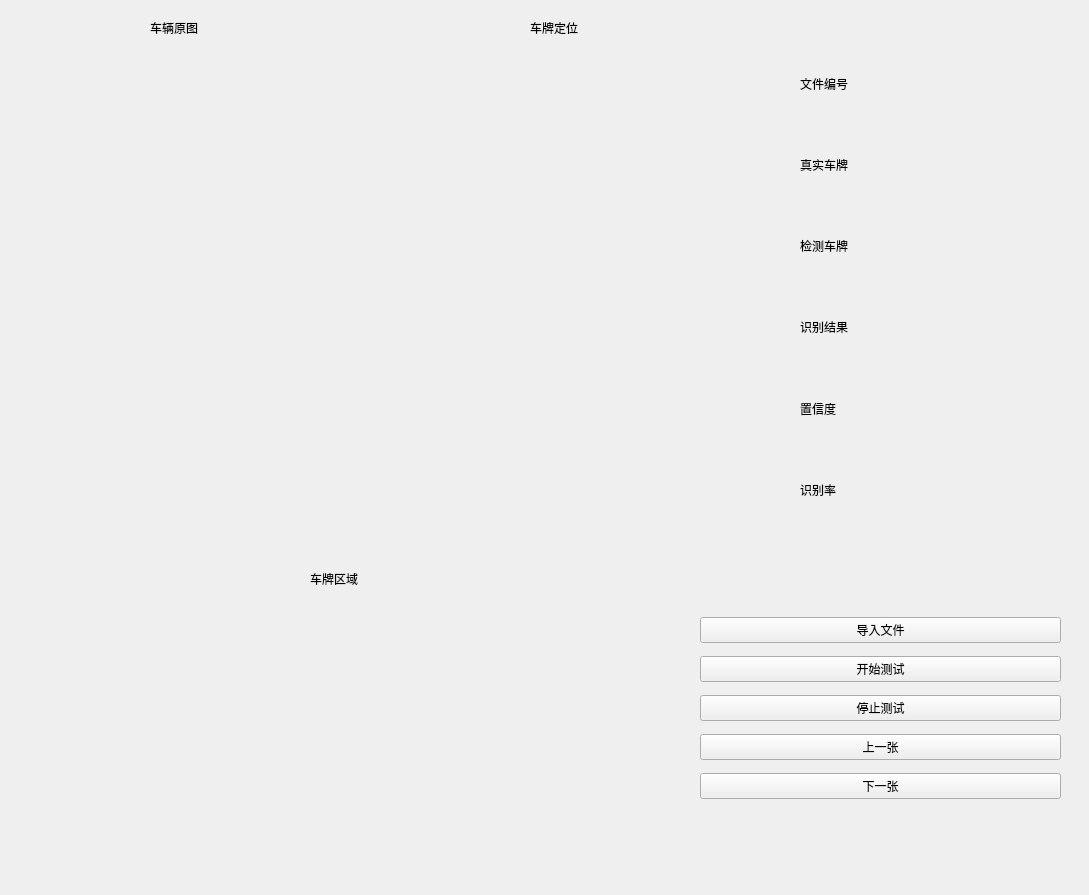
<?xml version="1.0" encoding="UTF-8"?>
<ui version="4.0">
 <class>MainWindow</class>
 <widget class="QMainWindow" name="MainWindow">
  <property name="geometry">
   <rect>
    <x>0</x>
    <y>0</y>
    <width>1089</width>
    <height>895</height>
   </rect>
  </property>
  <property name="windowTitle">
   <string>MainWindow</string>
  </property>
  <property name="styleSheet">
   <string notr="true"/>
  </property>
  <widget class="QWidget" name="centralwidget">
   <property name="styleSheet">
    <string notr="true"/>
   </property>
   <widget class="QWidget" name="verticalWidget" native="true">
    <property name="enabled">
     <bool>true</bool>
    </property>
    <property name="geometry">
     <rect>
      <x>30</x>
      <y>50</y>
      <width>350</width>
      <height>480</height>
     </rect>
    </property>
    <property name="mouseTracking">
     <bool>false</bool>
    </property>
    <property name="acceptDrops">
     <bool>false</bool>
    </property>
    <property name="autoFillBackground">
     <bool>false</bool>
    </property>
    <property name="styleSheet">
     <string notr="true"/>
    </property>
    <layout class="QVBoxLayout" name="verticalLayout">
     <item>
      <widget class="QLabel" name="label_6">
       <property name="enabled">
        <bool>true</bool>
       </property>
       <property name="styleSheet">
        <string notr="true"/>
       </property>
       <property name="text">
        <string/>
       </property>
      </widget>
     </item>
    </layout>
   </widget>
   <widget class="QWidget" name="verticalWidget_2" native="true">
    <property name="enabled">
     <bool>true</bool>
    </property>
    <property name="geometry">
     <rect>
      <x>390</x>
      <y>50</y>
      <width>361</width>
      <height>480</height>
     </rect>
    </property>
    <property name="minimumSize">
     <size>
      <width>361</width>
      <height>0</height>
     </size>
    </property>
    <property name="maximumSize">
     <size>
      <width>361</width>
      <height>16777215</height>
     </size>
    </property>
    <property name="styleSheet">
     <string notr="true"/>
    </property>
    <layout class="QVBoxLayout" name="verticalLayout_2">
     <item>
      <widget class="QLabel" name="label_9">
       <property name="text">
        <string/>
       </property>
      </widget>
     </item>
    </layout>
   </widget>
   <widget class="QLabel" name="label">
    <property name="enabled">
     <bool>true</bool>
    </property>
    <property name="geometry">
     <rect>
      <x>150</x>
      <y>20</y>
      <width>72</width>
      <height>15</height>
     </rect>
    </property>
    <property name="text">
     <string>车辆原图</string>
    </property>
   </widget>
   <widget class="QLabel" name="label_2">
    <property name="enabled">
     <bool>true</bool>
    </property>
    <property name="geometry">
     <rect>
      <x>530</x>
      <y>20</y>
      <width>72</width>
      <height>15</height>
     </rect>
    </property>
    <property name="text">
     <string>车牌定位</string>
    </property>
   </widget>
   <widget class="QLabel" name="label_5">
    <property name="geometry">
     <rect>
      <x>530</x>
      <y>370</y>
      <width>72</width>
      <height>15</height>
     </rect>
    </property>
    <property name="text">
     <string/>
    </property>
   </widget>
   <widget class="QLabel" name="label_18">
    <property name="geometry">
     <rect>
      <x>310</x>
      <y>571</y>
      <width>72</width>
      <height>15</height>
     </rect>
    </property>
    <property name="text">
     <string>车牌区域</string>
    </property>
   </widget>
   <widget class="QWidget" name="verticalWidget_3" native="true">
    <property name="geometry">
     <rect>
      <x>30</x>
      <y>610</y>
      <width>631</width>
      <height>201</height>
     </rect>
    </property>
    <property name="styleSheet">
     <string notr="true"/>
    </property>
    <layout class="QVBoxLayout" name="verticalLayout_3">
     <item>
      <widget class="QLabel" name="label_19">
       <property name="text">
        <string/>
       </property>
      </widget>
     </item>
    </layout>
   </widget>
   <widget class="QWidget" name="widget" native="true">
    <property name="geometry">
     <rect>
      <x>800</x>
      <y>46</y>
      <width>221</width>
      <height>481</height>
     </rect>
    </property>
    <layout class="QGridLayout" name="gridLayout">
     <item row="2" column="0">
      <widget class="QLabel" name="label_3">
       <property name="text">
        <string>检测车牌</string>
       </property>
      </widget>
     </item>
     <item row="2" column="1">
      <widget class="QLabel" name="label_13">
       <property name="text">
        <string/>
       </property>
      </widget>
     </item>
     <item row="4" column="1">
      <widget class="QLabel" name="label_15">
       <property name="text">
        <string/>
       </property>
      </widget>
     </item>
     <item row="3" column="0">
      <widget class="QLabel" name="label_7">
       <property name="text">
        <string>识别结果</string>
       </property>
      </widget>
     </item>
     <item row="1" column="1">
      <widget class="QLabel" name="label_12">
       <property name="text">
        <string/>
       </property>
      </widget>
     </item>
     <item row="5" column="0">
      <widget class="QLabel" name="label_11">
       <property name="text">
        <string>识别率</string>
       </property>
      </widget>
     </item>
     <item row="4" column="0">
      <widget class="QLabel" name="label_8">
       <property name="text">
        <string>置信度</string>
       </property>
      </widget>
     </item>
     <item row="5" column="1">
      <widget class="QLabel" name="label_17">
       <property name="text">
        <string/>
       </property>
      </widget>
     </item>
     <item row="3" column="1">
      <widget class="QLabel" name="label_14">
       <property name="text">
        <string/>
       </property>
      </widget>
     </item>
     <item row="1" column="0">
      <widget class="QLabel" name="label_4">
       <property name="text">
        <string>真实车牌</string>
       </property>
      </widget>
     </item>
     <item row="0" column="0">
      <widget class="QLabel" name="label_10">
       <property name="text">
        <string>文件编号</string>
       </property>
      </widget>
     </item>
     <item row="0" column="1">
      <widget class="QLabel" name="label_16">
       <property name="text">
        <string/>
       </property>
      </widget>
     </item>
    </layout>
   </widget>
   <widget class="QWidget" name="Mean" native="true">
    <property name="geometry">
     <rect>
      <x>700</x>
      <y>610</y>
      <width>361</width>
      <height>201</height>
     </rect>
    </property>
    <layout class="QVBoxLayout" name="verticalLayout_4">
     <item>
      <widget class="QPushButton" name="pushButton_3">
       <property name="text">
        <string>导入文件</string>
       </property>
      </widget>
     </item>
     <item>
      <widget class="QPushButton" name="pushButton_5">
       <property name="text">
        <string>开始测试</string>
       </property>
      </widget>
     </item>
     <item>
      <widget class="QPushButton" name="pushButton_4">
       <property name="text">
        <string>停止测试</string>
       </property>
      </widget>
     </item>
     <item>
      <widget class="QPushButton" name="pushButton">
       <property name="text">
        <string>上一张</string>
       </property>
      </widget>
     </item>
     <item>
      <widget class="QPushButton" name="pushButton_2">
       <property name="text">
        <string>下一张</string>
       </property>
      </widget>
     </item>
    </layout>
   </widget>
  </widget>
 </widget>
 <resources>
  <include location="BG.qrc"/>
 </resources>
 <connections/>
</ui>
